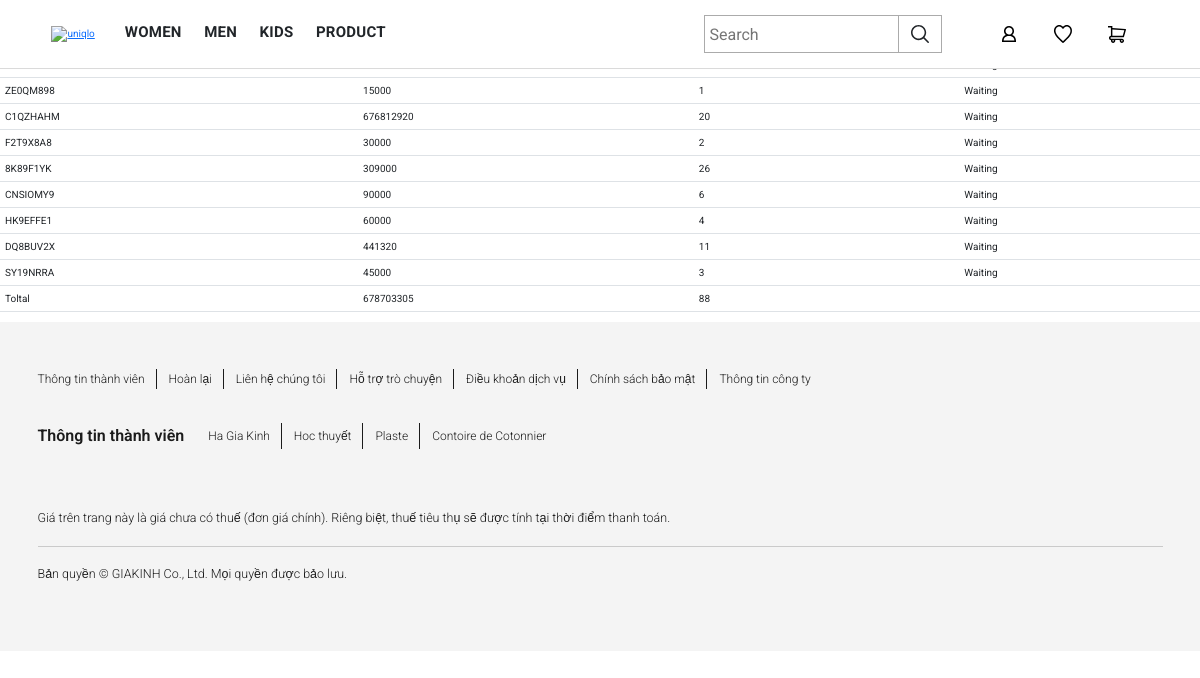
The app's page /order/ (signed in), older data.
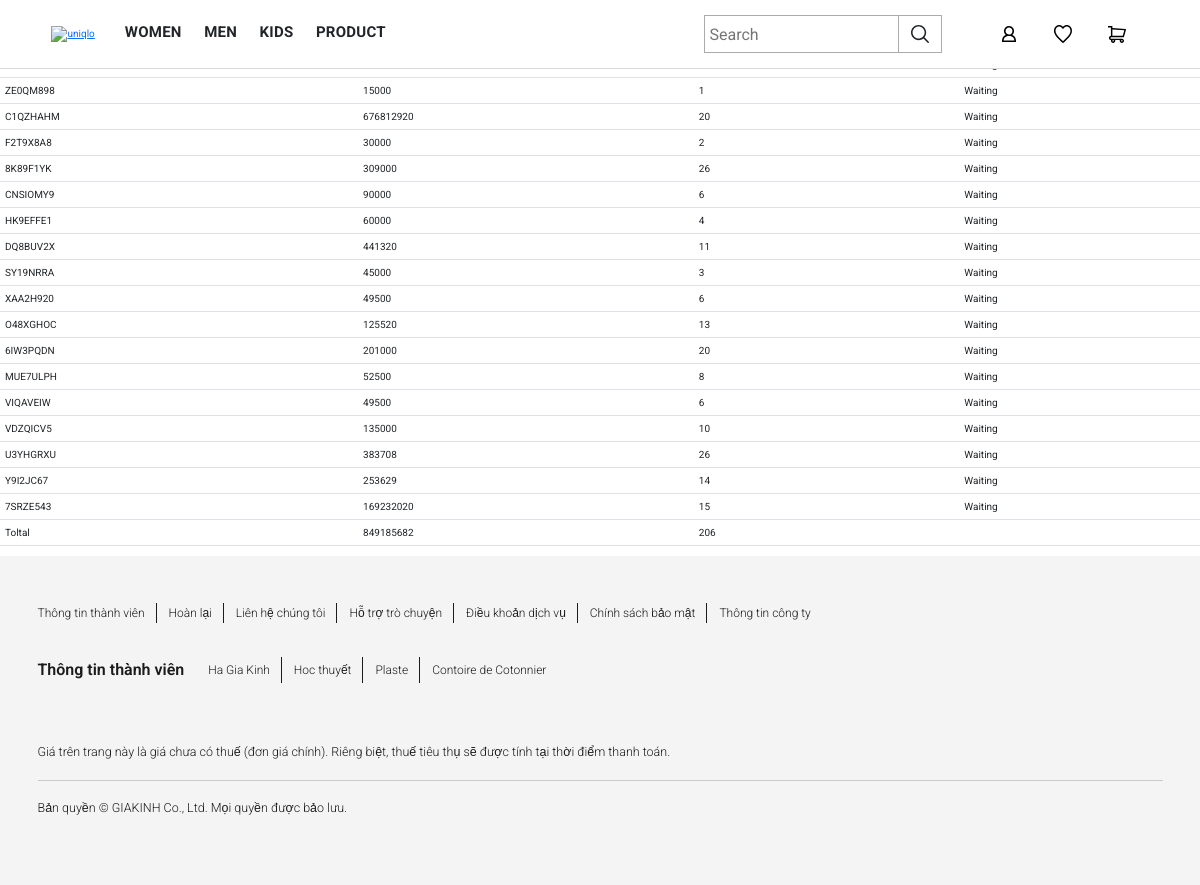
The same page, newer data.
### order/models.py (models this page shows, shortened)
class Order(models.Model):
    user = models.ForeignKey(User, on_delete=models.CASCADE)
    code = models.CharField(default="XXXXXXX", max_length=256)
    state = models.CharField(default="Waiting", max_length=256)
    totalprice = models.IntegerField(default=0)
    quantity = models.IntegerField(default=0)
    date = models.DateTimeField(auto_now=True)

### appUser/views.py (the view)
# urls.py: path('order/', views.orderUser, name ='order'),
@login_required
def orderUser(request):
    orders = Order.objects.filter(user=request.user)
    totalprice=0
    quantity=0
    for order in orders:
        totalprice += order.totalprice
        quantity += order.quantity
    return render(request, 'user/order.html', {'orders': orders, 'totalprice': totalprice, 'quantity': quantity})

### templates/user/order.html
{% extends "base/base.html" %}
{% block block_body %}
<form action="" method="POST">
<table class="table">
    <tr>
        <th>CODE</th>
        <th>TotalPrice</th>
        <th>Quantity</th>
        <th>State</th>
    </tr>
    {% for order in orders %}
    <tr>
        <td>{{order.code}}</td>
        <td>{{order.totalprice}}</td>
        <td>{{order.quantity}}</td>
        <td>{{order.state}}</td>
    </tr>
    {% endfor %}
    <tr>
        <td>Toltal</td>
        <td>{{totalprice}}</td>
        <td>{{quantity}}</td>
        <td></td>
    </tr>
</table>
</form>
{% endblock %}

Row changes from the older to the newer data that the page shows:
added Order: code "XAA2H920", totalprice "49500", quantity "6", state "Waiting"
added Order: code "O48XGHOC", totalprice "125520", quantity "13", state "Waiting"
added Order: code "6IW3PQDN", totalprice "201000", quantity "20", state "Waiting"
added Order: code "MUE7ULPH", totalprice "52500", quantity "8", state "Waiting"
added Order: code "VIQAVEIW", totalprice "49500", quantity "6", state "Waiting"
added Order: code "VDZQICV5", totalprice "135000", quantity "10", state "Waiting"
added Order: code "U3YHGRXU", totalprice "383708", quantity "26", state "Waiting"
added Order: code "Y9I2JC67", totalprice "253629", quantity "14", state "Waiting"
added Order: code "7SRZE543", totalprice "169232020", quantity "15", state "Waiting"
Text that changed along with them:
{{ totalprice }}: "678703305" → "849185682"
{{ quantity }}: "88" → "206"
